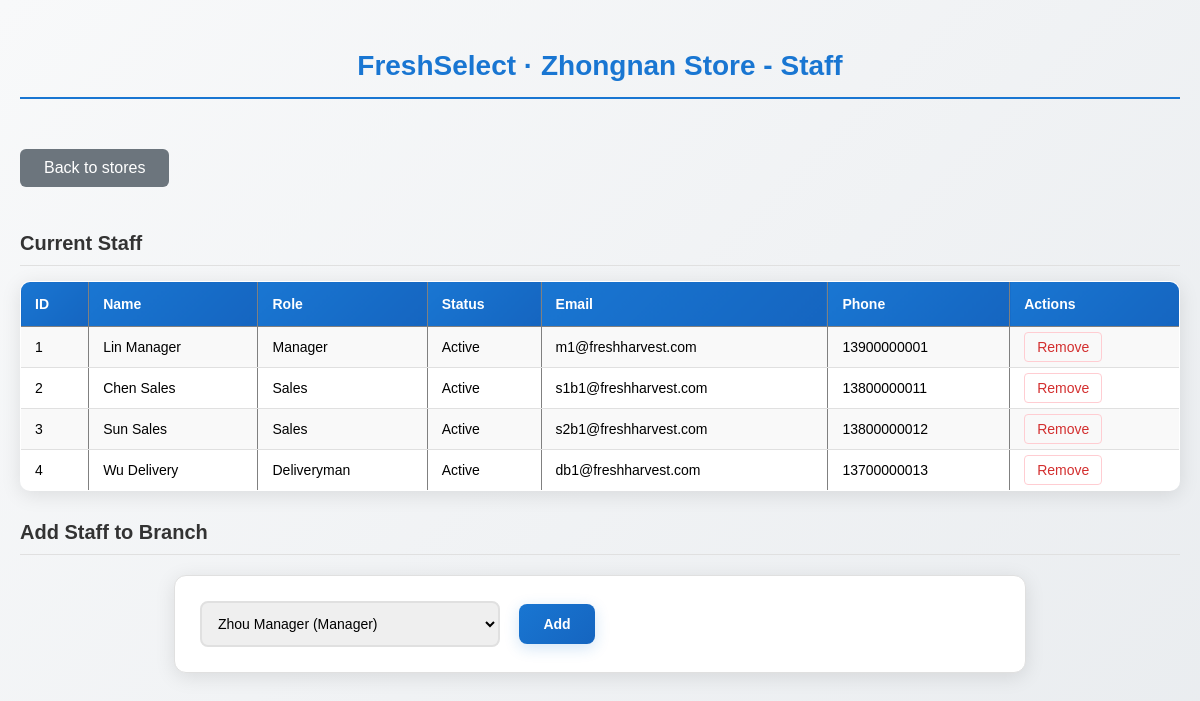
Screenshot of /manager/branch_staff.php?id=1 with the database file from the repository.
### tables this page shows
CREATE TABLE IF NOT EXISTS `Branch` (
  `branch_ID` INT NOT NULL AUTO_INCREMENT,
  `branch_name` VARCHAR(100) UNIQUE NOT NULL,
  `address` VARCHAR(255) NOT NULL,
  `phone` VARCHAR(20) NULL,
  `email` VARCHAR(100) NULL,
  `manager_ID` INT NULL,  
  `manager_phone` VARCHAR(20) NULL,
  `status` ENUM('active', 'inactive', 'under_renovation') DEFAULT 'active',
  `created_at` TIMESTAMP DEFAULT CURRENT_TIMESTAMP,
  PRIMARY KEY (`branch_ID`)

);

CREATE TABLE IF NOT EXISTS `Staff` (
  `staff_ID` INT NOT NULL AUTO_INCREMENT,
  `branch_ID` INT NULL,
  `user_name` VARCHAR(45), 
  `position` ENUM('Manager', 'Sales', 'Deliveryman') NOT NULL,
  `phone` VARCHAR(20),
  `salary` DECIMAL(10,2) NOT NULL,
  `hire_date` DATE NOT NULL,
  `status` ENUM('active', 'on_leave', 'terminated') DEFAULT 'active',
  `created_at` TIMESTAMP DEFAULT CURRENT_TIMESTAMP,
  PRIMARY KEY (`staff_ID`),
  CONSTRAINT `fk_staff_user_name`
    FOREIGN KEY (`user_name`)
    REFERENCES `User` (`user_name`)
    ON DELETE NO ACTION
    ON UPDATE NO ACTION
);

CREATE TABLE IF NOT EXISTS `User` (
  `user_ID` INT NOT NULL AUTO_INCREMENT,
  `is_logged_in` BOOLEAN DEFAULT FALSE,
  `last_login_time` TIMESTAMP NULL,
  `session_id` VARCHAR(128) NULL,
  `user_name` VARCHAR(45) NOT NULL UNIQUE,
  `password_hash` VARCHAR(255) NOT NULL,
  `user_type` ENUM('customer', 'staff', 'supplier', 'CEO') NOT NULL,
  `user_email` VARCHAR(45) UNIQUE NOT NULL,
  `user_telephone` VARCHAR(20) NULL,
  `first_name` VARCHAR(45) NOT NULL, 
  `last_name` VARCHAR(45) NOT NULL, 
  `created_at` TIMESTAMP DEFAULT CURRENT_TIMESTAMP,
  `last_login` DATETIME NULL,
  `is_active` BOOLEAN DEFAULT TRUE,
  PRIMARY KEY (`user_ID`));

### manager/inc/data.php (called while the page is built, shortened)
<?php
require_once __DIR__ . '/db_connect.php';
function getBranch($id) {
    global $conn;
    $sql = "SELECT * FROM Branch WHERE branch_ID = ?";
    $stmt = $conn->prepare($sql);
    $stmt->bind_param("i", $id);
    $stmt->execute();
    $result = $stmt->get_result();
    return $result->fetch_assoc() ?: null;
}
function getBranchStaff($branchId) {
    global $conn;
    $staff = [];
    $sql = "SELECT s.staff_ID, CONCAT(u.first_name, ' ', u.last_name) AS name,
                   s.position, s.status, u.user_email, s.phone
            FROM Staff s
            JOIN User u ON s.user_name = u.user_name
            WHERE s.branch_ID = ?";
    $stmt = $conn->prepare($sql);
    $stmt->bind_param("i", $branchId);
    $stmt->execute();
    $result = $stmt->get_result();
    while ($row = $result->fetch_assoc()) {
        $staff[] = $row;
    }
    return $staff;
}
function getAvailableStaff($branchId) {
    global $conn;
    $staff = [];
    $sql = "SELECT s.staff_ID, CONCAT(u.first_name, ' ', u.last_name) AS name, s.position
        FROM Staff s
        JOIN User u ON s.user_name = u.user_name
        WHERE (s.branch_ID != ? OR s.branch_ID IS NULL)
        AND s.status != 'terminated'";
    $stmt = $conn->prepare($sql);
    $stmt->bind_param("i", $branchId);
    $stmt->execute();
    $result = $stmt->get_result();
    while ($row = $result->fetch_assoc()) {
        $staff[] = $row;
    }
    return $staff;
}
?>

### manager/branch_staff.php (the view, shortened to what this page needs)
<?php
require_once __DIR__ . '/inc/data.php';
$branchId = $_GET['id'] ?? 0;
$branch = getBranch($branchId);
$staffList = getBranchStaff($branchId);
$availableStaff = getAvailableStaff($branchId);
?>
<!DOCTYPE html>
<html lang="en">
<head>
</head>
<body>
    <h1><?= $branch['branch_name'] ?> - Staff</h1>
    <a href="stores.php">Back to stores</a>
    <h3>Current Staff</h3>
    <table border="1">
        <tr>
            <th>ID</th>
            <th>Name</th>
            <th>Role</th>
            <th>Status</th>
            <th>Email</th>
            <th>Phone</th>
            <th>Actions</th>
        </tr>
        <?php foreach ($staffList as $s): ?>
        <tr>
            <td><?= $s['staff_ID'] ?></td>
            <td><?= $s['name'] ?></td>
            <td><?= $s['position'] ?></td>
            <td>
                <?php
                $statusMap = [
                    'active' => 'Active',
                    'on_leave' => 'On leave',
                    'terminated' => 'Terminated',
                    '在职' => 'Active',
                    '休假' => 'On leave',
                    '离职' => 'Terminated'
                ];
                echo htmlspecialchars($statusMap[$s['status']] ?? $s['status']);
                ?>
            </td>
            <td><?= $s['user_email'] ?></td>
            <td><?= $s['phone'] ?></td>
            <td>
                <a href="?id=<?= $branchId ?>&remove_staff=<?= $s['staff_ID'] ?>"
                    onclick="return confirm('Remove this staff member?')">Remove</a>
            </td>
        </tr>
        <?php endforeach; ?>
    </table>
    <h3>Add Staff to Branch</h3>
    <form method="post">
        <select name="staff_id">
            <?php foreach ($availableStaff as $s): ?>
                <option value="<?= $s['staff_ID'] ?>"><?= $s['name'] ?> (<?= $s['position'] ?>)</option>
            <?php endforeach; ?>
        </select>
        <button type="submit" name="add_staff">Add</button>
    </form>
</body>
</html>

### manager/branch_staff.php (style rules this page uses)
body { background: linear-gradient(135deg, #f8f9fa 0%, #e9ecef 100%); margin: 0; padding: 20px; font-family: 'Microsoft YaHei', Arial, sans-serif; min-height: 100vh; }
h1 { color: #1976d2; text-align: center; margin: 30px 0; font-size: 28px; font-weight: 600; padding-bottom: 15px; border-bottom: 2px solid #1976d2; }
a[href="stores.php"] { display: inline-block; background: #6c757d; color: white; padding: 10px 24px; border-radius: 6px; text-decoration: none; font-weight: 500; margin: 20px 0; transition: all 0.3s ease; }
h3 { color: #333; margin: 25px 0 15px 0; font-size: 20px; font-weight: 600; padding-bottom: 10px; border-bottom: 1px solid #e0e0e0; }
table { width: 100%; border-collapse: collapse; background: white; border-radius: 10px; overflow: hidden; box-shadow: 0 4px 20px rgba(0, 0, 0, 0.1); margin-bottom: 30px; }
table th { background: linear-gradient(135deg, #1976d2 0%, #1565c0 100%); color: white; padding: 14px; text-align: left; font-weight: 600; font-size: 14px; }
table td { padding: 12px 14px; border-bottom: 1px solid #e0e0e0; font-size: 14px; }
table tr:nth-child(even) { background-color: #f9f9f9; }
a[href*="remove_staff"] { color: #d32f2f; text-decoration: none; font-weight: 500; padding: 6px 12px; border-radius: 4px; border: 1px solid #ffcdd2; transition: all 0.3s ease; }
form { background: white; padding: 25px; border-radius: 12px; box-shadow: 0 4px 20px rgba(0, 0, 0, 0.1); max-width: 800px; margin: 20px auto; border: 1px solid #e0e0e0; }
select { padding: 12px; border: 2px solid #e0e0e0; border-radius: 8px; font-size: 14px; transition: all 0.3s ease; width: 300px; margin-right: 15px; }
button[name="add_staff"] { background: linear-gradient(135deg, #1976d2 0%, #1565c0 100%); color: white; padding: 12px 24px; border: none; border-radius: 8px; font-size: 14px; font-weight: 600; cursor: pointer; transition: all 0.3s ease; box-shadow: 0 4px 15px rgba(25, 118, 210, 0.2); }

### rows the page displays
branch: branch_name "FreshSelect · Zhongnan Store"
staff: staff_ID "1", name "Lin Manager", position "Manager", status "Active", user.user_email "m1@freshharvest.com", phone "13900000001"
staff: staff_ID "2", name "Chen Sales", position "Sales", status "Active", user.user_email "s1b1@freshharvest.com", phone "13800000011"
staff: staff_ID "3", name "Sun Sales", position "Sales", status "Active", user.user_email "s2b1@freshharvest.com", phone "13800000012"
staff: staff_ID "4", name "Wu Delivery", position "Deliveryman", status "Active", user.user_email "db1@freshharvest.com", phone "13700000013"

### other values shown
form field staff_id "Zhou Manager (Manager)"
